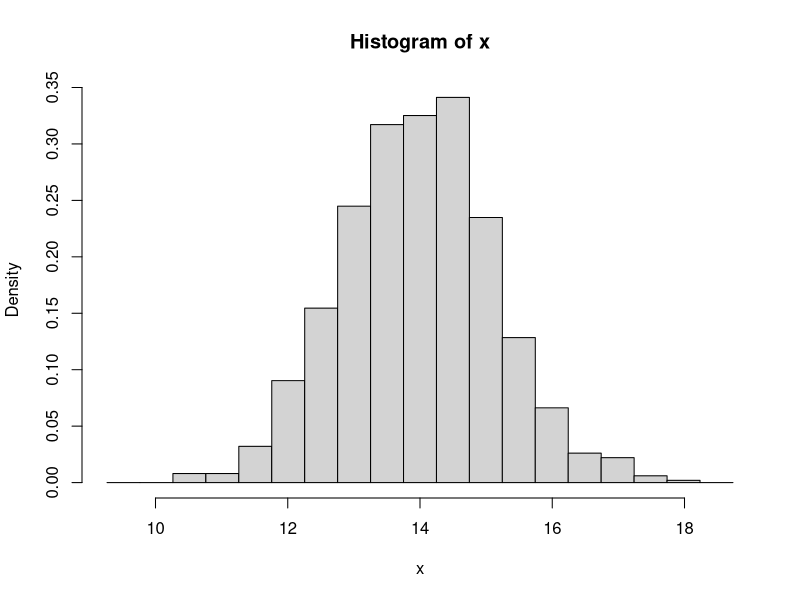
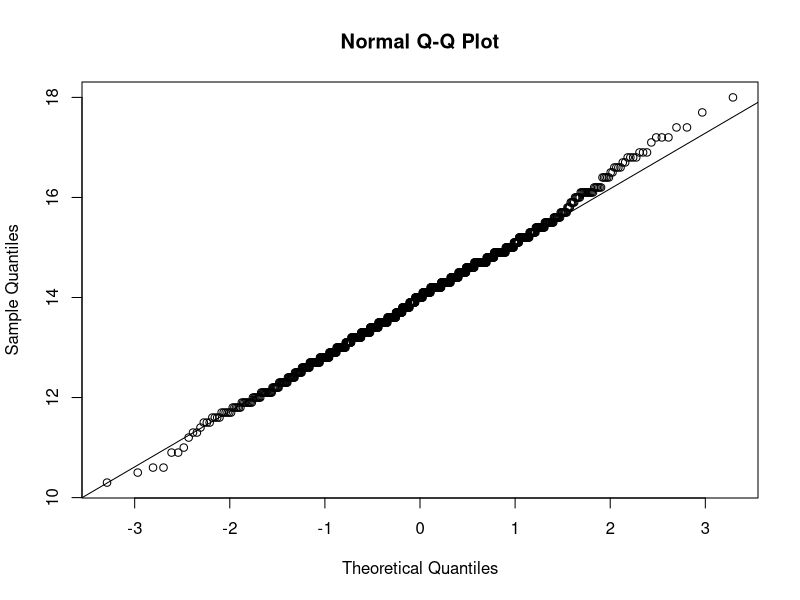
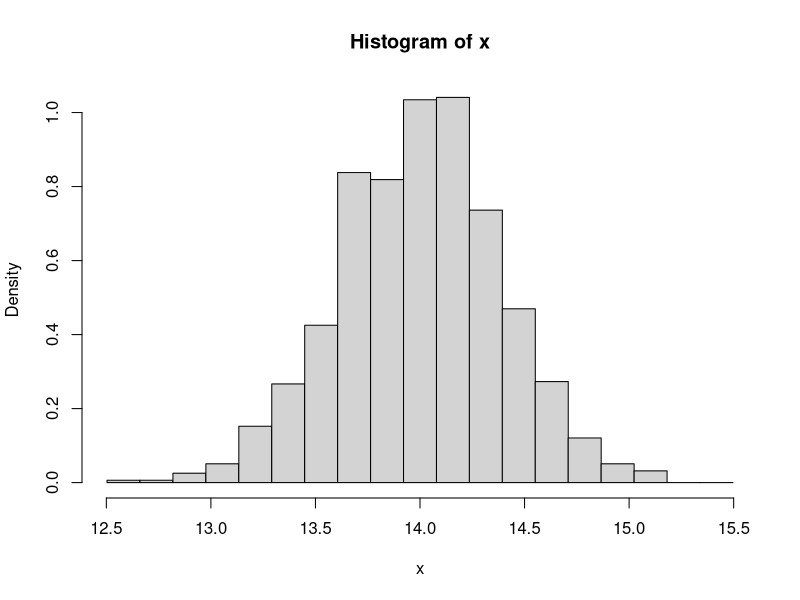
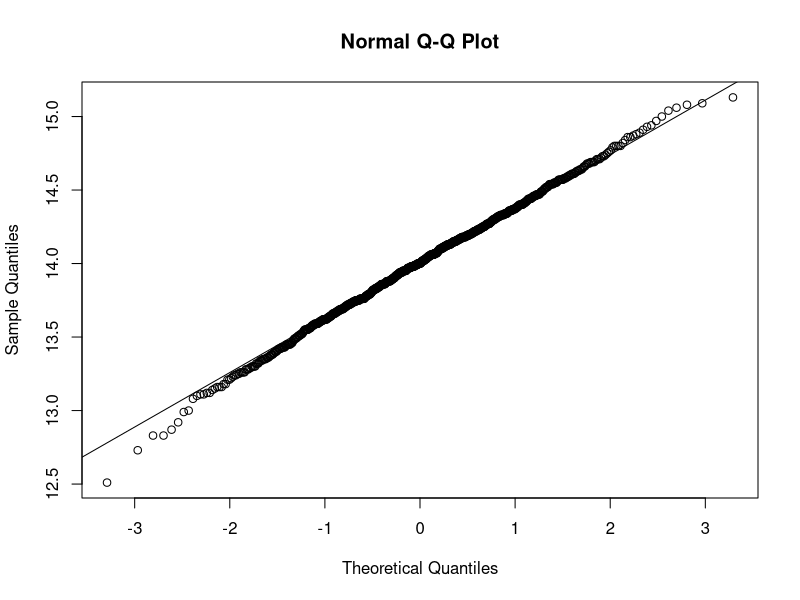
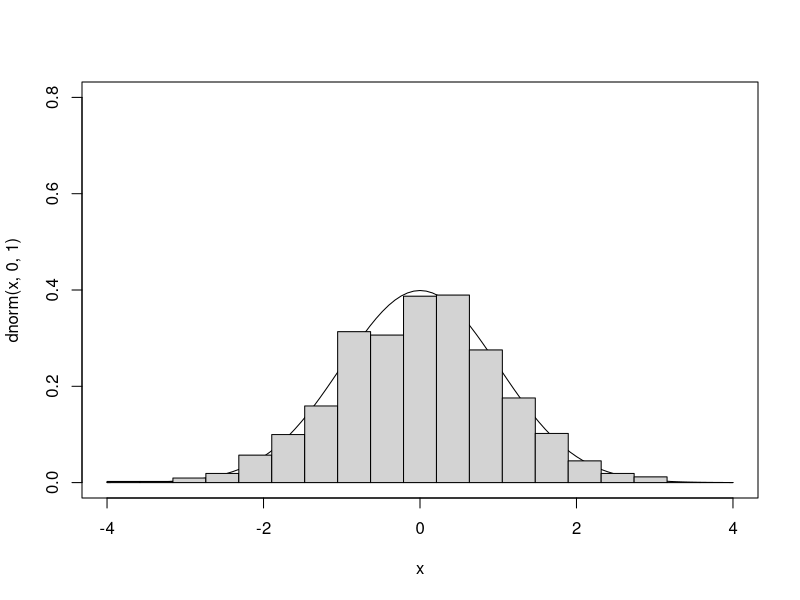
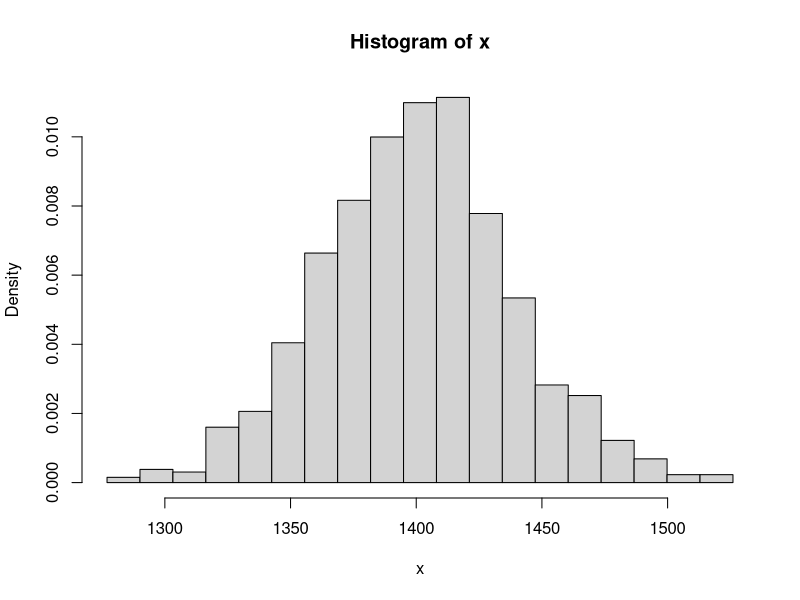
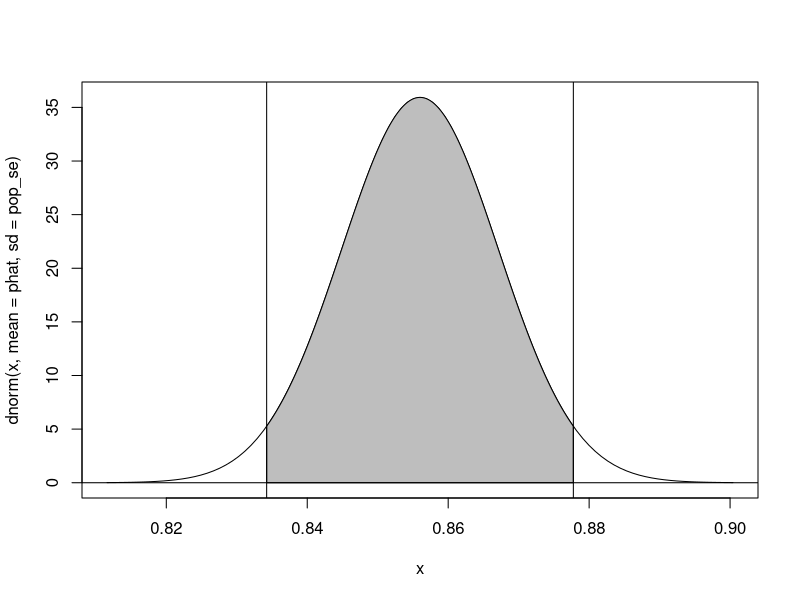
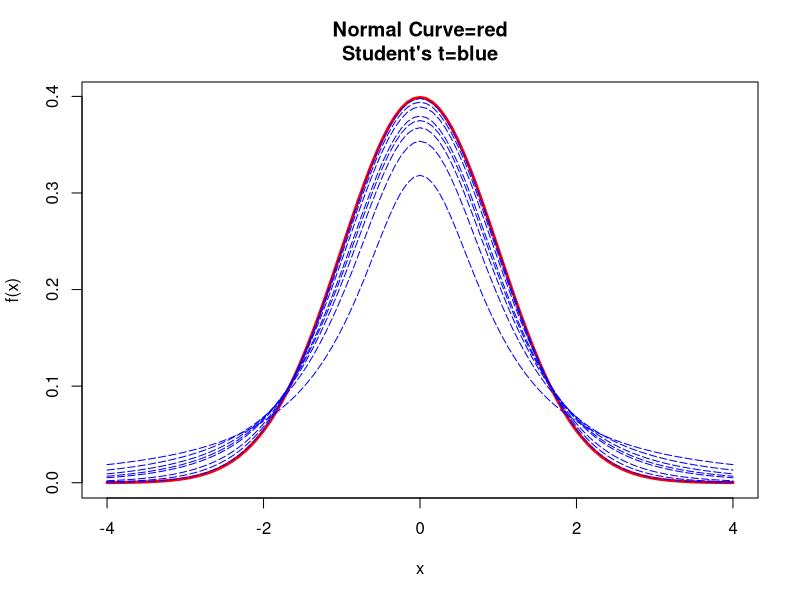

The R source for these figures, in order:
## ---- chunk 1
knitr::opts_chunk$set(echo = TRUE)
## ---- chunk 2
n <- 1000
mu <- 3.5
sigma <- 4
v <- rnorm(n, mu, sigma)
s <- sample(v, size = 30, replace = FALSE)
m <- mean(s)
m

sd <- sd(s)
sd
sem <- sd(s)/sqrt(length(s))
sem
lower <- m - qnorm(1 - 0.05/2) * sem  # (1-alpha)/2 each in the upper and lower tails of the distribution
upper <- m + qnorm(1 - 0.05/2) * sem  # (1-alpha)/2 each in the upper and lower tails of the distribution
ci <- c(lower, upper)
ci

lambda <- 14
n <- 10
pop_se <- sqrt(lambda/n)  # the estimated SE
pop_se

x <- NULL
for (i in 1:1000) {
    x[i] <- mean(rpois(n = n, lambda = lambda))
}
hist(x, breaks = seq(from = lambda - 4 * sqrt(lambda)/sqrt(n), to = lambda + 
    4 * sqrt(lambda)/sqrt(n), length.out = 20), probability = TRUE)

sd <- sd(x)  # st dev of the sampling distribution
sd

qqnorm(x)
qqline(x)

n <- 100
pop_se <- sqrt(lambda/n)  # the estimated SE
pop_se

x <- NULL
for (i in 1:1000) {
    x[i] <- mean(rpois(n = n, lambda = lambda))
}
hist(x, breaks = seq(from = lambda - 4 * sqrt(lambda)/sqrt(n), to = lambda + 
    4 * sqrt(lambda)/sqrt(n), length.out = 20), probability = TRUE)

sd <- sd(x)  # st dev of the sampling distribution
sd

qqnorm(x)
qqline(x)

curve(dnorm(x, 0, 1), -4, 4, ylim = c(0, 0.8))
z <- (x - lambda)/pop_se
hist(z, breaks = seq(from = -4, to = 4, length.out = 20), probability = TRUE, 
    add = TRUE)

n <- 100
x <- NULL
for (i in 1:1000) {
    x[i] <- sum(rpois(n = n, lambda = lambda))
}
hist(x, breaks = seq(min(x), max(x), length.out = 20), probability = TRUE)

n <- 1000
x <- 856
phat <- x/n  # our estimate of pi
phat

n * phat

n * (1-phat)

pop_se <- sqrt((phat) * (1 - phat)/n)

curve(dnorm(x, mean = phat, sd = pop_se), phat - 4 * pop_se, phat + 4 * pop_se)
upper <- phat + qnorm(0.975) * pop_se
lower <- phat - qnorm(0.975) * pop_se
ci <- c(lower, upper)
polygon(cbind(c(ci[1], seq(from = ci[1], to = ci[2], length.out = 1000), ci[2]), 
    c(0, dnorm(seq(from = ci[1], to = ci[2], length.out = 1000), mean = phat, 
        sd = pop_se), 0)), border = "black", col = "gray")
abline(v = ci)
abline(h = 0)


mu <- 0
sigma <- 1
curve(dnorm(x, mu, 1), mu - 4 * sigma, mu + 4 * sigma, main = "Normal Curve=red\nStudent's t=blue", 
    xlab = "x", ylab = "f(x)", col = "red", lwd = 3)
for (i in c(1, 2, 3, 4, 5, 10, 20, 100)) {
    curve(dt(x, df = i), mu - 4 * sigma, mu + 4 * sigma, main = "T Curve", xlab = "x", 
        ylab = "f(x)", add = TRUE, col = "blue", lty = 5)
}

n <- 1e+05
mu <- 3.5
sigma <- 4
x <- rnorm(n, mu, sigma)
sample_size <- 30
s <- sample(x, size = sample_size, replace = FALSE)
m <- mean(s)
m
sd <- sd(s)
sd
sem <- sd(s)/sqrt(length(s))
sem
lower <- m - qnorm(1 - 0.05/2) * sem  # (1-alpha)/2 each in the upper and lower tails of the distribution
upper <- m + qnorm(1 - 0.05/2) * sem  # (1-alpha)/2 each in the upper and lower tails of the distribution
ci_norm <- c(lower, upper)
ci_norm

lower <- m - qt(1 - 0.05/2, df = sample_size - 1) * sem  # (1-alpha)/2 each in the upper and lower tails of the distribution
upper <- m + qt(1 - 0.05/2, df = sample_size - 1) * sem  # (1-alpha)/2 each in the upper and lower tails of the distribution
ci_t <- c(lower, upper)
ci_t
sample_size <- 5
s <- sample(x, size = sample_size, replace = FALSE)
m <- mean(s)
m
sd <- sd(s)
sd
sem <- sd(s)/sqrt(length(s))
sem
lower <- m - qnorm(1 - 0.05/2) * sem  # (1-alpha)/2 each in the upper and lower tails of the distribution
upper <- m + qnorm(1 - 0.05/2) * sem  # (1-alpha)/2 each in the upper and lower tails of the distribution
ci_norm <- c(lower, upper)
ci_norm

lower <- m - qt(1 - 0.05/2, df = sample_size - 1) * sem  # (1-alpha)/2 each in the upper and lower tails of the distribution
upper <- m + qt(1 - 0.05/2, df = sample_size - 1) * sem  # (1-alpha)/2 each in the upper and lower tails of the distribution
ci_t <- c(lower, upper)
ci_t





